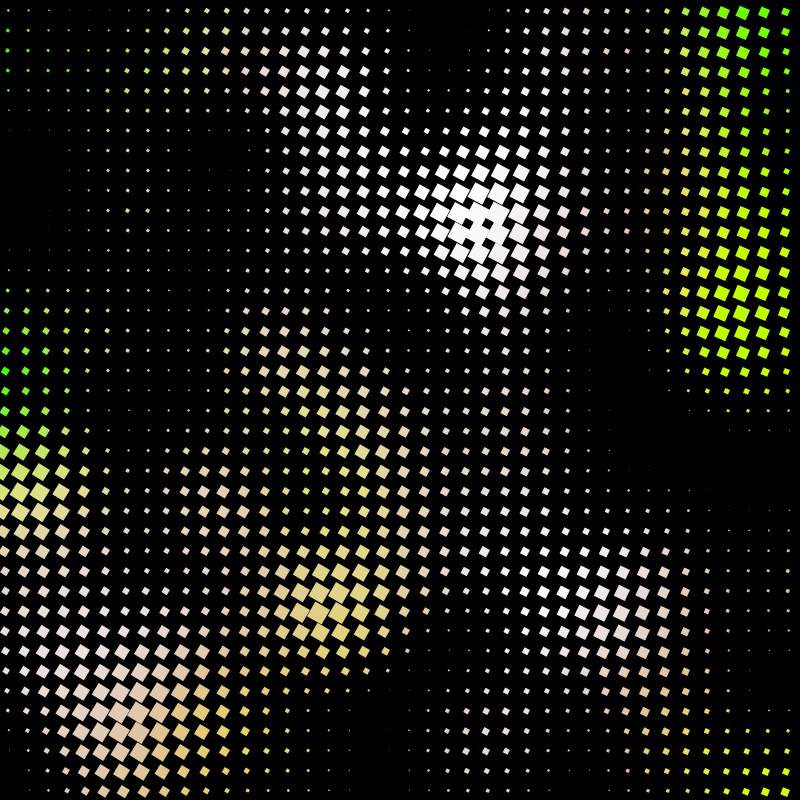
Frame 1 (no input)
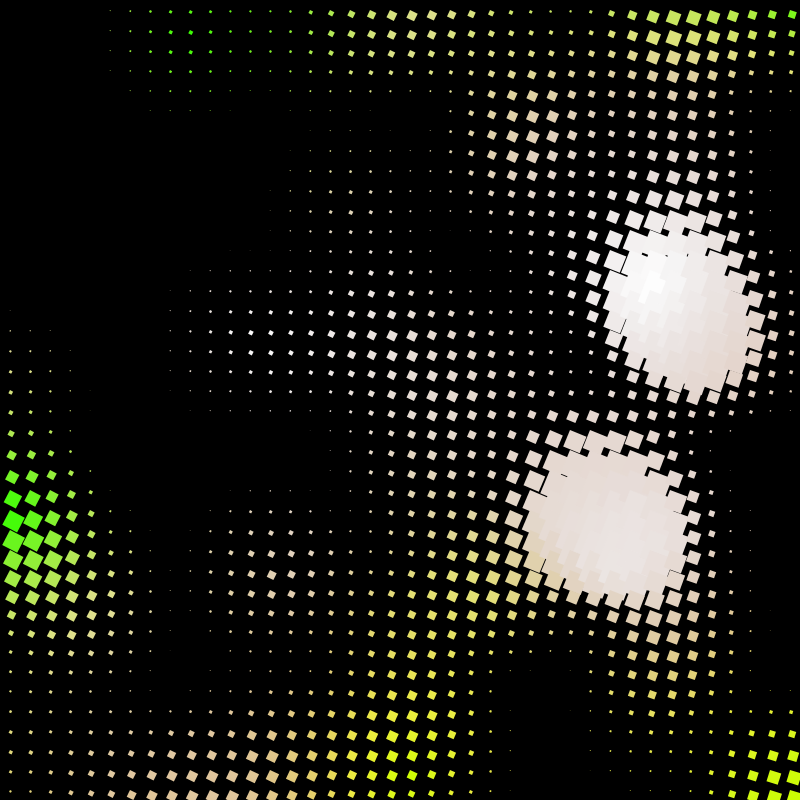
Frame 60 (no input)
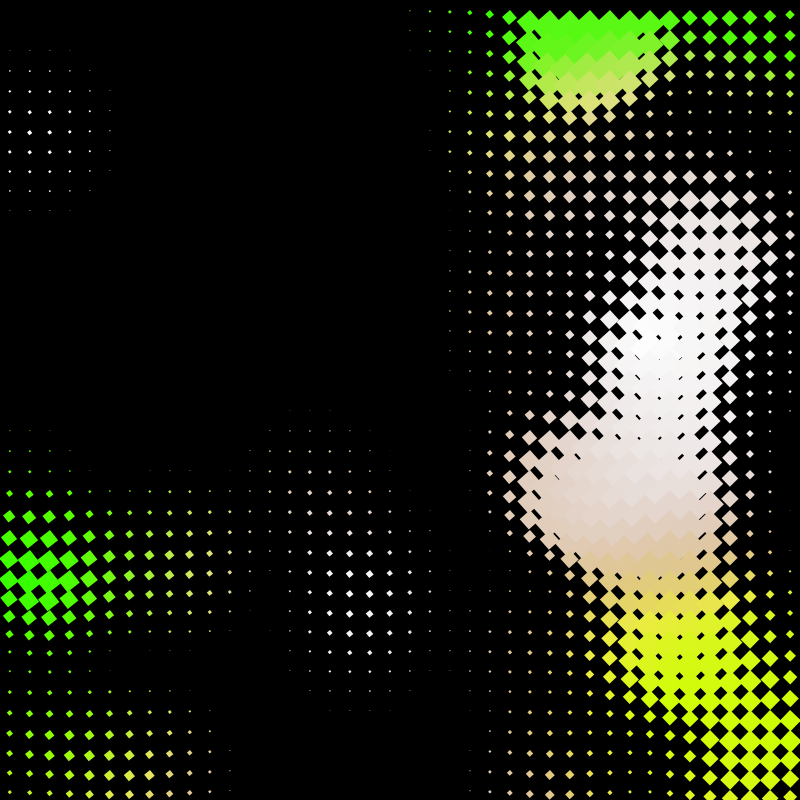
Frame 120 (the mouse pressed at the canvas centre since frame 60)

The p5.js sketch that drew these frames (run headless with seeded random() and noise() and a simulated clock; from frame 60 on, the mouse is pressed at the canvas centre):

// p5.js sketch
// ── sketch.js
grid_size = 800;
let balls = [];
let sampler;
let densityField = [];
let densityCells = 40;
let densityCellSize = grid_size / densityCells;
let ballsCount = 100;
let avgColField = [];

class NoiseSampler{
    constructor(scale){
        this.scale = scale;
        this.z = 0;
    }   
    getNoise(x, y){
        return noise(x * this.scale, y * this.scale, frameCount * 0.01);
    }
    getNegativeGradient(x, y){
        let epsilon = 1;
        let n1 = this.getNoise(x + epsilon, y);
        let n2 = this.getNoise(x - epsilon, y);
        let n3 = this.getNoise(x, y + epsilon);
        let n4 = this.getNoise(x, y - epsilon);
        return createVector(n1 - n2, n3 - n4).normalize().mult(-1);
    }
    updateZ(delta){
        this.z += delta;
    }
}

class Ball{
    constructor(x, y, size, col){
        this.pos = createVector(x, y);
        this.size = size;
        this.col = col;
        this.vel = createVector(0, 0);
    }
    draw(){
        fill(this.col);
        noStroke();
        circle(this.pos.x, this.pos.y, this.size);
    }
    update(){
        let force = sampler.getNegativeGradient(this.pos.x, this.pos.y);
        let accel = p5.Vector.mult(force, 0.2);
        this.vel.add(accel);

        this.vel.mult(0.98);

        this.vel.limit(5);

        if (this.pos.x < 0 || this.pos.x > grid_size) {
            this.vel.x *= -1;
            this.pos.x = constrain(this.pos.x, 0, grid_size);
        }
        if (this.pos.y < 0 || this.pos.y > grid_size) {
            this.vel.y *= -1;
            this.pos.y = constrain(this.pos.y, 0, grid_size);
        }
        if (checkCollision(this)){
            this.pos.add(this.vel);
        }
    }
}

function checkCollision(ball){
    for(let other of balls){
        if(other !== ball){
            let distSq = p5.Vector.sub(ball.pos, other.pos).magSq();
            if(distSq < (ball.size/2 + other.size/2) ** 2){
                ball.pos.add(p5.Vector.reflect(ball.vel.copy().normalize(), p5.Vector.sub(ball.pos, other.pos).normalize()).mult(0.9));
                other.pos.add(p5.Vector.reflect(other.vel.copy().normalize(), p5.Vector.sub(other.pos, ball.pos).normalize()).mult(0.9));
                return false;//lol
            }
        }
    }
    return true;
}

function calculateDensityField(){
    for(let x = 0; x < densityCells; x++){
        for(let y = 0; y < densityCells; y++){
            densityField[x][y] = 0;
            avgColField[x][y] = color(0, 0, 100);
            let cellCenterX = x * densityCellSize + densityCellSize / 2;
            let cellCenterY = y * densityCellSize + densityCellSize / 2;
            for(let b of balls){
                let d = dist(cellCenterX, cellCenterY, b.pos.x, b.pos.y);
                densityField[x][y] += max(0, 1 - (d / 100));
                let maxdist = 300;
                if (d < maxdist) {
                    //avgColField[x][y] = lerpColor(avgColField[x][y], b.col, 17000/(d * d));
                    avgColField[x][y] = lerpColor(avgColField[x][y], b.col, map(d, 0, maxdist, 1, 0, true));
                }//bias, balls co su neskor v liste maju vacsiu vahu
            }
        }
    }
}

function drawDensities(){
    noStroke();
    for(let x = 0; x < densityCells; x++){
        for(let y = 0; y < densityCells; y++){
            let density = densityField[x][y];
            if(density > 0.1){
                fill(avgColField[x][y], density);
                push();
                translate(x * densityCellSize + densityCellSize / 2, y * densityCellSize + densityCellSize / 2);
                rotate(sampler.getNoise(x, y) * TWO_PI * 2);
                let rectSize = density * 4;
                rect(0, 0, rectSize, rectSize);
                pop();
            }
        }
    }
}

function setup() {
    createCanvas(grid_size, grid_size);
    sampler = new NoiseSampler(0.001);
    for(let x = 0; x < densityCells; x++){
        densityField[x] = [];
        avgColField[x] = [];
        for(let y = 0; y < densityCells; y++){
            densityField[x][y] = 0;
            avgColField[x][y] = color(0, 0, 0);
        }
    }
    colorMode(HSL, 100);

    let colbanks = [
        [color(0, 100, 99), color(0, 100, 50), color(241, 100, 43)],
        [color(0, 100, 100), color(0, 100, 50), color(60, 100, 10)],
        [color(0, 100, 100), color(20, 100, 50), color(30, 100, 50)],
    ];

    let cols = random(colbanks);
    for(let i = 0; i < ballsCount; i++){
        let b = new Ball(random(grid_size), random(grid_size), 10, random(cols));//color(random(360), 100, 50));
        balls.push(b);
    }
  
}

function draw() {
    background(0);
    sampler.updateZ(10);
    calculateDensityField();
    drawDensities();
    for(let b of balls){
        b.update();
        //b.draw();
    }
}
